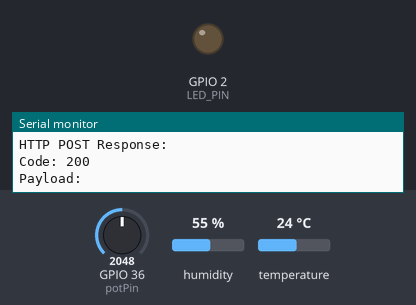
Recording of a sketch running on a simulated ESP32. Shown: output pins drawn as LEDs (lit = HIGH), the last lines printed to the serial monitor. The test bench sets the inputs (shaded band); at power-on: temperature 24 °C, GPIO 36 (potPin) = 2048, humidity 55 %. WiFi joins after 1.5 s; servers stay silent unless stated; uploads are accepted with an empty reply; no MQTT or app messages arrive unless stated.

Above: at 2.7 s.
2.8 s: temperature set to 26.7 °C
5.1 s: temperature set to 28 °C
At 7.5 s:
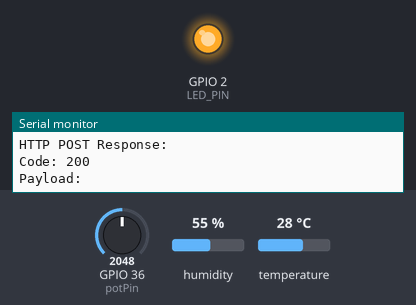
7.9 s: temperature set to 12 °C
At 9.2 s:
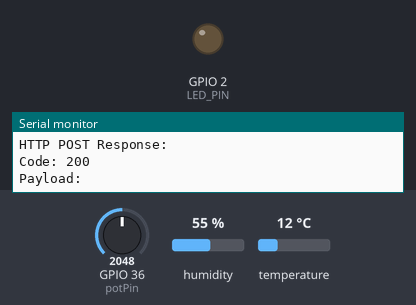
10.3 s: temperature set to 33 °C
At 12.1 s:
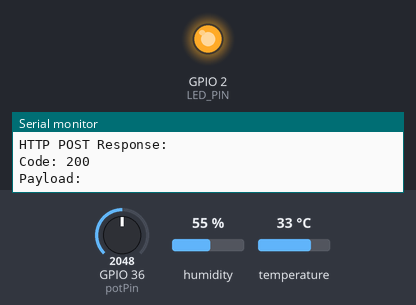
Timing chart, 0 to 13.6 s (numbered marks = the images above; inputs shaded):
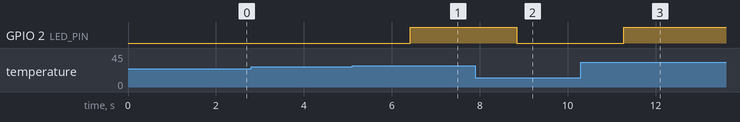

Measured:
- the behaviour switches between 27.5 and 27.6 °C on temperature (found by bisection; images 0 and 1)
- after the input at 5.1 s, GPIO 2 (LED_PIN): LOW → HIGH after 1.3 s
- after the input at 7.9 s, GPIO 2 (LED_PIN): HIGH → LOW after 0.95 s
- after the input at 10.3 s, GPIO 2 (LED_PIN): LOW → HIGH after 0.97 s

The sketch:

test_project.ino
```cpp
#include <WiFi.h>
#include <WiFiClientSecure.h>
#include <PubSubClient.h>
#include <Adafruit_Sensor.h>
#include <DHT.h>
#include <HTTPClient.h>

// Konfigurasi WiFi
const char* ssid = "Wokwi-GUEST";
const char* password = "";

// Konfigurasi MQTT
const char* mqtt_server = "broker.emqx.io"; // Broker MQTT
const int mqtt_port = 1883;
const char* mqtt_topic_temp = "DWI/LOCAL/SENSOR/PANEL_1"; // Topik untuk DHT22

// Konfigurasi HTTP POST
const char* host = "28ec-2001-448a-2082-8960-f50a-1b88-1ee0-ce57.ngrok-free.app"; // URL Server ngrok

// Pin DHT22 dan LED
#define DHTPIN 4 // Pin data DHT22
#define DHTTYPE DHT22
#define LED_PIN 2 // Pin untuk LED yang menandakan fan menyala

DHT dht(DHTPIN, DHTTYPE);

// Pin Potentiometer
const int potPin = 36; // GPIO36 (A0)

// MQTT Client
WiFiClient espClient;
PubSubClient mqttClient(espClient);

// HTTPS Client
WiFiClientSecure httpsClient;

// Suhu Normal Ruangan
float normalTemperature = 27.0; // Normal temperature in Celsius

void setupWiFi() {
  WiFi.begin(ssid, password);
  while (WiFi.status() != WL_CONNECTED) {
    delay(500);
    Serial.print(".");
  }
  Serial.println("\nWiFi connected");
}

void reconnect() {
  while (!mqttClient.connected()) {
    Serial.println("Attempting MQTT connection...");
    if (mqttClient.connect("node1")) {
      Serial.println("Connected to MQTT broker");
    } else {
      Serial.print("Failed, rc=");
      Serial.print(mqttClient.state());
      Serial.println(" Try again in 5 seconds");
      delay(5000);
    }
  }
}

void setup() {
  Serial.begin(115200);
  setupWiFi();
  mqttClient.setServer(mqtt_server, mqtt_port);

  dht.begin(); // Inisialisasi DHT22
  pinMode(LED_PIN, OUTPUT); // Set pin LED sebagai output

  httpsClient.setInsecure(); // Abaikan sertifikat SSL untuk HTTPS
}

void loop() {
  if (!mqttClient.connected()) {
    reconnect();
  }
  mqttClient.loop();

  // Membaca data dari DHT22
  float temperature = dht.readTemperature();
  float humidity = dht.readHumidity();

  if (isnan(temperature) || isnan(humidity)) {
    Serial.println("Failed to read from DHT sensor!");
  } else {
    // Kirim data suhu dan kelembapan ke MQTT
    String payloadTemp = "{\"temperature\":" + String(temperature) + ",\"humidity\":" + String(humidity) + "}";
    mqttClient.publish(mqtt_topic_temp, payloadTemp.c_str());
    Serial.println("Temperature Data sent: " + payloadTemp);

    float temperatureThreshold = normalTemperature * 1.02; // 2% lebih tinggi dari suhu normal
    if (temperature >= temperatureThreshold) {
      digitalWrite(LED_PIN, HIGH);
      Serial.println("Fan ON (LED ON)");
    } else {
      digitalWrite(LED_PIN, LOW);
      Serial.println("Fan OFF (LED OFF)");
    }
  }

  // Membaca data dari Potentiometer
  int potValue = analogRead(potPin);
  float voltage = potValue * (230.0 - 210.0) / 4095 + 210.0;
  float current = potValue * (1.0 - 0.1) / 4095 + 0.1;
  float power = voltage * current;

  // Kirim data ke server menggunakan HTTP POST
  HTTPClient http;
  String postData = "&status1=" + String(temperature) +
                    "&status2=" + String(humidity) +
                    "&status3=" + String(voltage) +
                    "&status4=" + String(current) +
                    "&status5=" + String(power);

  String url = "https://" + String(host) + "/testproject/postdemo.php";
  Serial.println("Connecting to: " + url);
  http.begin(httpsClient, url);
  http.addHeader("Content-Type", "application/x-www-form-urlencoded");

  int httpCode = http.POST(postData);
  String payload = http.getString();

  Serial.println("HTTP POST Response:");
  Serial.println("Code: " + String(httpCode));
  Serial.println("Payload: " + payload);

  http.end();

  delay(1000);
}
```
